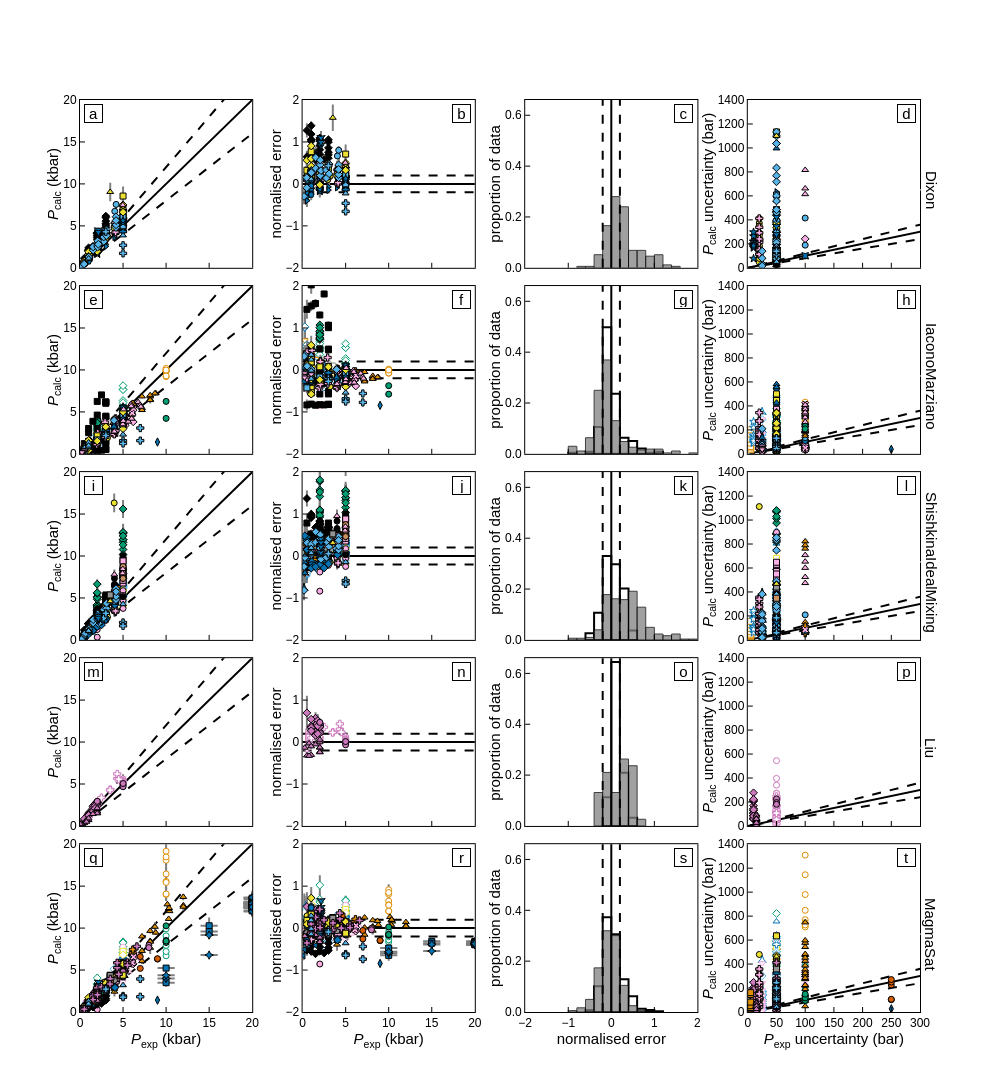

Notebook code for this chart:
### Markdown cell above
### Calculated Pressure

### Code cell
max_row = 5
max_col = 4

fig = make_subplots(rows=max_row, cols=max_col,
                   shared_yaxes = False, shared_xaxes = True,
                   vertical_spacing=0.02, horizontal_spacing=0.06)#,
                   #subplot_titles=('VESIcal-Dixon','VESIcal-ShishkinaIdealMixing','VESIcal-IaconoMarziano','VESIcal-Liu','VESIcal-MagmaSat'))

#fig.update_annotations(yshift=10)



r=0
for model in ['Dixon','IaconoMarziano','ShishkinaIdealMixing','Liu','MagmaSat',]:
    dataset = eval(model)
    r = r+1

    #Pexp-Pcalc
    c = 1
    fig.add_trace(go.Scatter(mode="lines", x=[0,10000], y = [0,10000], 
                            showlegend=False,line_color = 'black',line_width=2.), row = r, col = c)
    fig.add_trace(go.Scatter(mode="lines", x=[10000,0,10000], y = [8000,0,12000], 
                            showlegend=False,line_color = 'black',line_width=2.,line_dash='dash'), row = r, col = c)
    data = dataset[dataset['calib_'+model]=='Y']
    fig.add_trace(go.Scatter(mode = "markers", x=data['P_bar']/1000., y=data['P_bar model']/1000., showlegend=False,
                            error_x=dict(type='data', array=data['P_bar sd']/1000.,visible=True,width=0,color='grey'),
                            error_y=dict(type='data', array=data["P_bar sd model"]/1000.,visible=True,width=0,color='grey'),
                            marker=dict(symbol=data["Symbol"], color='white', line_color=data['Colour'], size=6., line_width=1)), row = r, col = c)
    data = dataset[dataset['calib_'+model]=='N']
    fig.add_trace(go.Scatter(mode = "markers", x=data['P_bar']/1000., y=data['P_bar model']/1000., showlegend=False,
                            error_x=dict(type='data', array=data['P_bar sd']/1000.,visible=True,width=0,color='grey'),
                            error_y=dict(type='data', array=data["P_bar sd model"]/1000.,visible=True,width=0,color='grey'),
                            marker=dict(symbol=data["Symbol"], color=data['Colour'], line_color="black", size=6., line_width=1)), row = r, col = c)
    fig.update_yaxes(range = [0,20], dtick = 5, title = '<i>P</i><sub>calc</sub> (kbar)', row = r, col = c)
    fig.update_xaxes(range = [0,20], dtick = 5, row = r, col = c)
    fig.update_xaxes(title = '<i>P</i><sub>exp</sub> (kbar)', row = 5, col = c)

    # Pexp-Pdiff
    c = 2
    fig.add_trace(go.Scatter(mode="lines", x=[0,10000], y = [0,0], 
                            showlegend=False,line_color = 'black',line_width=2.), row = r, col = c)
    fig.add_trace(go.Scatter(mode="lines", x=[0,10000], y = [0.2,0.2], 
                            showlegend=False,line_color = 'black',line_width=2.,line_dash='dash'), row = r, col = c)
    fig.add_trace(go.Scatter(mode="lines", x=[0,10000], y = [-0.2,-0.2], 
                            showlegend=False,line_color = 'black',line_width=2.,line_dash='dash'), row = r, col = c)
    data = dataset[dataset['calib_'+model]=='Y']
    fig.add_trace(go.Scatter(mode = "markers", x=data['P_bar']/1000., y=((data['P_bar model']-data['P_bar'])/data['P_bar']), showlegend=False,
                            error_x=dict(type='data', array=data['P_bar sd']/1000.,visible=True,width=0,color='grey'),
                            error_y=dict(type='data', array=((((((data["P_bar sd"]**2.+data["P_bar sd model"]**2.)**0.5)/(data['P_bar model']-data['P_bar']))**2.+(data["P_bar sd"]/data['P_bar'])**2.)**0.5)*((data['P_bar model']-data['P_bar'])/data['P_bar'])),visible=True,width=0,color='grey'),
                            marker=dict(symbol=data["Symbol"], color='white', line_color=data['Colour'], size=6., line_width=1)), row = r, col = c)
    data = dataset[dataset['calib_'+model]=='N']
    fig.add_trace(go.Scatter(mode = "markers", x=data['P_bar']/1000., y=((data['P_bar model']-data['P_bar'])/data['P_bar']), showlegend=False,
                            error_x=dict(type='data', array=data['P_bar sd']/1000.,visible=True,width=0,color='grey'),
                            error_y=dict(type='data', array=((((((data["P_bar sd"]**2.+data["P_bar sd model"]**2.)**0.5)/(data['P_bar model']-data['P_bar']))**2.+(data["P_bar sd"]/data['P_bar'])**2.)**0.5)*((data['P_bar model']-data['P_bar'])/data['P_bar'])),visible=True,width=0,color='grey'),
                            marker=dict(symbol=data["Symbol"], color=data['Colour'], line_color="black", size=6., line_width=1)), row = r, col = c)
    fig.update_yaxes(range = [-2,2], dtick = 1, title = 'normalised error',  row = r, col = c)
    fig.update_xaxes(range = [0,20], dtick = 5, row = r, col = c)
    fig.update_xaxes(title = '<i>P</i><sub>exp</sub> (kbar)', row = 5, col = c)
    
    # histogram
    c=3
    fig.add_trace(go.Scatter(mode="lines", x=[0,0], y = [0,1], 
                            showlegend=False,line_color = 'black',line_width=2.), row = r, col = c)
    fig.add_trace(go.Scatter(mode="lines", x=[0.2,0.2], y = [0,1], 
                            showlegend=False,line_color = 'black',line_width=2.,line_dash='dash'), row = r, col = c)
    fig.add_trace(go.Scatter(mode="lines", x=[-0.2,-0.2], y = [0,1], 
                            showlegend=False,line_color = 'black',line_width=2.,line_dash='dash'), row = r, col = c)
    data = dataset[dataset['calib_'+model]=='N']
    hist = ((data['P_bar model']-data['P_bar'])/data['P_bar'])
    trace2 = go.Histogram(x=hist, histnorm = 'probability', xbins=dict(start=-2, end=2, size=0.2), marker_color='grey', marker_opacity=0.75, marker_line_color='black', marker_line_width=1.)
    data = dataset[dataset['calib_'+model]=='Y']
    hist = ((data['P_bar model']-data['P_bar'])/data['P_bar'])
    trace1 = go.Histogram(x=hist, histnorm = 'probability', xbins=dict(start=-2, end=2, size=0.2), marker_color='white', marker_line_color='black', marker_line_width=2.)
    fig.add_trace(trace1, r,c)
    fig.add_trace(trace2, r,c)
    fig.update_layout(barmode='overlay')
    fig.update_xaxes(range=(-2,2), row=r, col=c)
    fig.update_xaxes(title = 'normalised error', row=5, col=c)
    fig.update_yaxes(range=(0,0.66), title='proportion of data', tickformat='.1f', row=r, col=c)

    # uncertainty
    c = 4
    fig.add_trace(go.Scatter(mode="lines", x=[0,10000], y = [0,10000], 
                                showlegend=False,line_color = 'black',line_width=2.), row = r, col = c)
    fig.add_trace(go.Scatter(mode="lines", x=[10000,0,10000], y = [8000,0,12000], 
                                showlegend=False,line_color = 'black',line_width=2.,line_dash='dash'), row = r, col = c)
    data = dataset[dataset['calib_'+model]=='Y']
    fig.add_trace(go.Scatter(mode = "markers", x=data['P_bar sd'], y=data['P_bar sd model'], showlegend=False,
                                marker=dict(symbol=data["Symbol"], color='white', line_color=data['Colour'], size=6., line_width=1)), row = r, col = c)
    data = dataset[dataset['calib_'+model]=='N']
    fig.add_trace(go.Scatter(mode = "markers", x=data['P_bar sd'], y=data['P_bar sd model'], showlegend=False,
                                marker=dict(symbol=data["Symbol"], color=data['Colour'], line_color="black", size=6., line_width=1)), row = r, col = c)
    fig.update_yaxes(range = [0,1400], dtick = 200, title = '<i>P</i><sub>calc</sub> uncertainty (bar)', row = r, col = c)
    fig.update_xaxes(range = [0,300], dtick = 50, row = r, col = c)
    fig.update_xaxes(title = '<i>P</i><sub>exp</sub> uncertainty (bar)', row = 5, col = c)
    
    fig.add_annotation(x=300, y=650, ax=11, ay=0,text=model,showarrow=True, arrowcolor='white',
                   font=dict(color="black",size=15),textangle=90,  row = r, col = 4)
    
r=0    
for x in ['a','e','i','m','q']:
    r=r+1
    fig.add_annotation(x=20*0.08, y=20*0.92,text=x,showarrow=False, bordercolor = "black", bgcolor="white",
                    width=15, height=15,font=dict(color="black",size=15),textangle=0,  row = r, col = 1)
r=0    
for x in ['b','f','j','n','r']:
    r=r+1
    fig.add_annotation(x=20*0.92, y=(4*0.92)-2,text=x,showarrow=False, bordercolor = "black", bgcolor="white",
                    width=15, height=15,font=dict(color="black",size=15),textangle=0,  row = r, col = 2)
r=0    
for x in ['c','g','k','o','s']:
    r=r+1
    fig.add_annotation(x=(4*0.92)-2, y=0.66*0.92,text=x,showarrow=False, bordercolor = "black", bgcolor="white",
                    width=15, height=15,font=dict(color="black",size=15),textangle=0,  row = r, col = 3)
r=0  
for x in ['d','h','l','p','t']:
    r=r+1
    fig.add_annotation(x=300*0.92, y=1400*0.92,text=x,showarrow=False, bordercolor = "black", bgcolor="white",
                    width=15, height=15,font=dict(color="black",size=15),textangle=0,  row = r, col = 4)
    
fig.update_layout(height=1200, width=1000, plot_bgcolor='rgb(255,255,255)' , showlegend = False)

fig.update_xaxes(showline=True, linewidth=1, linecolor='black', mirror=True, 
                 ticks="inside", ticklen=5, title_standoff = 0, tickcolor="black",
                 title_font=dict(size=15, family='Helvetica', color='black'), 
                 tickfont=dict(family='Helvetica', color='black', size=12))
fig.update_yaxes(showline=True, linewidth=1, linecolor='black', mirror=True, 
                 ticks="inside", ticklen=5, title_standoff = 0, tickcolor="black",
                title_font=dict(size=15, family='Helvetica', color='black'), 
                 tickfont=dict(family='Helvetica', color='black', size=12))

fig.update_layout(font_family="Helvetica",font_color="black")

fig.show()
